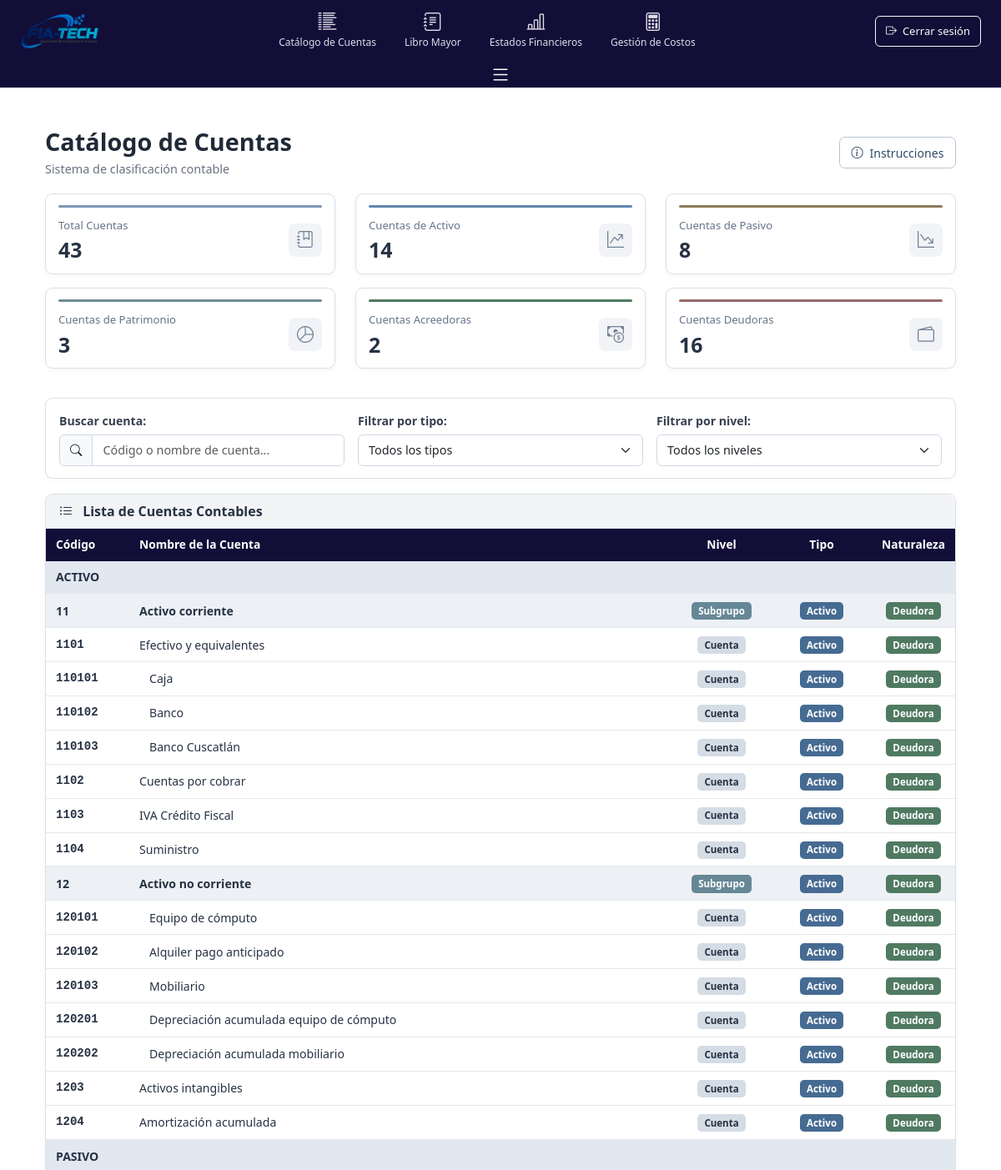
Screenshot of /fiatech_app/catalogoCuentas/ (upper part) with the database file from the repository.
### fiatech_app/models/contaGeneral.py (models this page shows, shortened)
class Cuenta(models.Model):
    TIPOS_CUENTA = [
        ('ACTIVO', 'Activo'),
        ('PASIVO', 'Pasivo'),
        ('PATRIMONIO', 'Patrimonio'),
        ('INGRESO', 'Ingreso'),
        ('GASTO', 'Gasto'),
    ]
    NIVELES = [
        (1, 'Grupo'),
        (2, 'Subgrupo'),
        (3, 'Cuenta'),
    ]
    codigo = models.CharField(max_length=10, unique=True)
    nombre = models.CharField(max_length=100)
    tipo = models.CharField(max_length=15, choices=TIPOS_CUENTA)
    nivel = models.IntegerField(choices=NIVELES, default=3)
    saldo = models.DecimalField(max_digits=15, decimal_places=2, default=0)
    cuenta_padre = models.ForeignKey('self', on_delete=models.CASCADE, null=True, blank=True, related_name='subcuentas')
    activa = models.BooleanField(default=True)
    class Meta:
        ordering = ['codigo']

### fiatech_app/views/contaGeneral.py (the view)
def catalogo_cuentas(request):
    cuentas = Cuenta.objects.all().order_by('codigo')
    cuentas_nivel = Cuenta.objects.filter(nivel=3)
    total_cuentas = cuentas_nivel.count()
    cuentas_activo = cuentas_nivel.filter(tipo='ACTIVO').count()
    cuentas_pasivo = cuentas_nivel.filter(tipo='PASIVO').count()
    cuentas_patrimonio = cuentas_nivel.filter(tipo='PATRIMONIO').count()
    cuentas_ingreso = cuentas_nivel.filter(tipo='INGRESO').count()
    cuentas_gasto = cuentas_nivel.filter(tipo='GASTO').count()
    context = {
        'cuentas': cuentas,
        'total_cuentas': total_cuentas,
        'cuentas_activo': cuentas_activo,
        'cuentas_pasivo': cuentas_pasivo,
        'cuentas_patrimonio': cuentas_patrimonio,
        'cuentas_ingreso': cuentas_ingreso,
        'cuentas_gasto': cuentas_gasto
    }
    return render(request, 'ContaGeneral/catalogoCuentas.html', context)

### fiatech_app/templates/ContaGeneral/catalogoCuentas.html (shortened to what this page needs)
{% extends 'base.html' %}
{% load static %}
{% block extra_css %}
<link href="{% static 'css2/catalogo.css' %}" rel="stylesheet">
{% endblock %}
{% block content %}
<div class="container-fluid py-4 catalogo-page">
    <div class="row mb-4">
        <div class="col-12">
            <div class="d-flex justify-content-between align-items-center">
                <div>
                    <h1 class="h3 mb-1">Catálogo de Cuentas</h1>
                    <p class="text-muted mb-0">Sistema de clasificación contable</p>
                </div>
                <div class="d-flex gap-2">
                    <button class="btn btn-outline-primary" data-bs-toggle="modal" data-bs-target="#infoModal">
                        <i class="bi bi-info-circle me-2"></i>Instrucciones
                    </button>
                </div>
            </div>
        </div>
    </div>
<div class="row mb-4 catalogo-estadisticas">
    <div class="col-md-4 mb-3">
        <div class="card catalogo-stat-card stat-total">
            <div class="card-body">
                <div class="catalogo-stat-accent"></div>
                <div class="catalogo-stat-content">
                    <div class="catalogo-stat-info">
                        <span class="catalogo-stat-label">Total Cuentas</span>
                        <h4 class="catalogo-stat-number" id="totalCuentasCatalogo">0</h4>
                    </div>
                    <div class="catalogo-stat-icon-box">
                        <i class="bi bi-journal-bookmark catalogo-stat-icon"></i>
                    </div>
                </div>
            </div>
        </div>
    </div>
    <div class="col-md-4 mb-3">
        <div class="card catalogo-stat-card stat-activo">
            <div class="card-body">
                <div class="catalogo-stat-accent"></div>
                <div class="catalogo-stat-content">
                    <div class="catalogo-stat-info">
                        <span class="catalogo-stat-label">Cuentas de Activo</span>
                        <h4 class="catalogo-stat-number">{{ cuentas_activo }}</h4>
                    </div>
                    <div class="catalogo-stat-icon-box">
                        <i class="bi bi-graph-up-arrow catalogo-stat-icon"></i>
                    </div>
                </div>
            </div>
        </div>
    </div>
    <div class="col-md-4 mb-3">
        <div class="card catalogo-stat-card stat-pasivo">
            <div class="card-body">
                <div class="catalogo-stat-accent"></div>
                <div class="catalogo-stat-content">
                    <div class="catalogo-stat-info">
                        <span class="catalogo-stat-label">Cuentas de Pasivo</span>
                        <h4 class="catalogo-stat-number">{{ cuentas_pasivo }}</h4>
                    </div>
                    <div class="catalogo-stat-icon-box">
                        <i class="bi bi-graph-down-arrow catalogo-stat-icon"></i>
                    </div>
                </div>
            </div>
        </div>
    </div>
    <div class="col-md-4 mb-3">
        <div class="card catalogo-stat-card stat-patrimonio">
            <div class="card-body">
                <div class="catalogo-stat-accent"></div>
                <div class="catalogo-stat-content">
                    <div class="catalogo-stat-info">
                        <span class="catalogo-stat-label">Cuentas de Patrimonio</span>
                        <h4 class="catalogo-stat-number">{{ cuentas_patrimonio }}</h4>
                    </div>
                    <div class="catalogo-stat-icon-box">
                        <i class="bi bi-pie-chart catalogo-stat-icon"></i>
                    </div>
                </div>
            </div>
        </div>
    </div>
        <div class="col-md-4 mb-3">
            <div class="card catalogo-stat-card stat-ingreso">
                <div class="card-body">
                    <div class="catalogo-stat-accent"></div>
                    <div class="catalogo-stat-content">
                        <div class="catalogo-stat-info">
                            <span class="catalogo-stat-label">Cuentas Acreedoras</span>
                            <h4 class="catalogo-stat-number">{{ cuentas_ingreso }}</h4>
                        </div>
                        <div class="catalogo-stat-icon-box">
                            <i class="bi bi-cash-coin catalogo-stat-icon"></i>
                        </div>
                    </div>
                </div>
            </div>
        </div>
        <div class="col-md-4 mb-3">
            <div class="card catalogo-stat-card stat-gasto">
                <div class="card-body">
                    <div class="catalogo-stat-accent"></div>
                    <div class="catalogo-stat-content">
                        <div class="catalogo-stat-info">
                            <span class="catalogo-stat-label">Cuentas Deudoras</span>
                            <h4 class="catalogo-stat-number">{{ cuentas_gasto }}</h4>
                        </div>
                        <div class="catalogo-stat-icon-box">
                            <i class="bi bi-wallet2 catalogo-stat-icon"></i>
                        </div>
                    </div>
                </div>
            </div>
        </div>
    </div>
    <div class="row mb-4">
        <div class="col-12">
            <div class="card catalogo-filtros-card">
                <div class="card-body">
                    <div class="row g-3 align-items-center">
                        <div class="col-md-4">
                            <label class="form-label">Buscar cuenta:</label>
                            <div class="input-group">
                                <span class="input-group-text"><i class="bi bi-search"></i></span>
                                <input type="text" class="form-control" id="buscarCuenta" placeholder="Código o nombre de cuenta...">
                            </div>
                        </div>
                        <div class="col-md-4">
                            <label class="form-label">Filtrar por tipo:</label>
                            <select class="form-select" id="filtroTipo">
                                <option value="">Todos los tipos</option>
                            </select>
                        </div>
                        <div class="col-md-4">
                            <label class="form-label">Filtrar por nivel:</label>
                            <select class="form-select" id="filtroNivel">
                                <option value="">Todos los niveles</option>
                            </select>
                        </div>
                    </div>
                </div>
            </div>
        </div>
    </div>
    <div class="row">
        <div class="col-12">
            <div class="card catalogo-list-card">
                <div class="card-header catalogo-list-header te">
                    <h5 class="card-title mb-0">
                        <i class="bi bi-list-ul me-2"></i>
                        Lista de Cuentas Contables
                    </h5>
                </div>
                <div class="card-body p-0">
                    <div class="table-responsive">
                        <table class="table table-hover mb-0">
                            <thead class="table-light">
                                <tr>
                                    <th width="100" class="fw-bold">Código</th>
                                    <th>Nombre de la Cuenta</th>
                                    <th width="120" class="text-center">Nivel</th>
                                    <th width="120" class="text-center">Tipo</th>
                                    <th width="100" class="text-center">Naturaleza</th>
                                </tr>
                            </thead>
                            <tbody>
                                {% for cuenta in cuentas %}
                                {% if cuenta.codigo|length == 1 %}
                                <tr class="table-primary fw-bold" data-nivel="1" data-tipo="{{ cuenta.tipo|lower }}">
                                    <td colspan="6">{{ cuenta.nombre }}</td>
                                </tr>
                                {% elif cuenta.codigo|length == 2 %}
                                <tr class="table-info" data-nivel="2" data-tipo="{{ cuenta.tipo|lower }}">
                                    <td class="fw-bold">{{ cuenta.codigo }}</td>
                                    <td class="fw-bold">{{ cuenta.nombre }}</td>
                                    <td class="text-center"><span class="badge bg-info">Subgrupo</span></td>
                                    <td class="text-center">
                                        <span class="badge
                                            {% if cuenta.tipo == 'ACTIVO' %}cuenta_activo
                                            {% elif cuenta.tipo == 'PASIVO' %}cuenta_pasivo text-white
                                            {% elif cuenta.tipo == 'PATRIMONIO' %}cuenta_patrimonio
                                            {% elif cuenta.tipo == 'INGRESO' %}cuenta_ingreso
                                            {% elif cuenta.tipo == 'GASTO' %}cuenta_gasto
                                            {% endif %}">
                                            {{ cuenta.get_tipo_display }}
                                        </span>
                                    </td>
                                    <td class="text-center">
                                        <span class="badge
                                            {% if cuenta.tipo == 'ACTIVO' or cuenta.tipo == 'GASTO' %}bg-success
                                            {% else %}bg-danger
                                            {% endif %}">
                                            {% if cuenta.tipo == 'ACTIVO' or cuenta.tipo == 'GASTO' %}Deudora
                                            {% else %}Acreedora
                                            {% endif %}
                                        </span>
                                    </td>
                                </tr>
                                {% else %}
                                <tr data-nivel="3" data-tipo="{{ cuenta.tipo|lower }}">
                                    <td class="fw-bold font-monospace">{{ cuenta.codigo }}</td>
                                    <td class="{% if cuenta.codigo|length > 4 %}ps-4{% endif %}">{{ cuenta.nombre }}</td>                                    <td class="text-center"><span class="badge level3 text-dark">Cuenta</span></td>
                                    <td class="text-center">
                                        <span class="badge
                                            {% if cuenta.tipo == 'ACTIVO' %}cuenta_activo
                                            {% elif cuenta.tipo == 'PASIVO' %}cuenta_pasivo text-white
                                            {% elif cuenta.tipo == 'PATRIMONIO' %}cuenta_patrimonio
                                            {% elif cuenta.tipo == 'INGRESO' %}cuenta_ingreso
                                            {% elif cuenta.tipo == 'GASTO' %}cuenta_gasto
                                            {% endif %}">
                                            {{ cuenta.get_tipo_display }}
                                        </span>
                                    </td>
                                    <td class="text-center">
                                        <span class="badge
                                            {% if cuenta.tipo == 'ACTIVO' or cuenta.tipo == 'GASTO' %}bg-success
                                            {% else %}bg-danger
                                            {% endif %}">
                                            {% if cuenta.tipo == 'ACTIVO' or cuenta.tipo == 'GASTO' %}Deudora
                                            {% else %}Acreedora
                                            {% endif %}
                                        </span>
                                    </td>
                                </tr>
                                {% endif %}
                                {% endfor %}
                            </tbody>
                        </table>
                    </div>
                </div>
            </div>
        </div>
    </div>
</div>
{% endblock %}

### static/css/style.css (style rules this page uses)
.table thead th { background-color: #120e38; color: white; }
.cuenta_activo { background-color: #0158da; }
.level3 { background-color: #ffee00; }

### rows the page displays
Cuenta: nombre "ACTIVO"
Cuenta: codigo "11", nombre "Activo corriente", tipo "Activo", shows "Deudora"
Cuenta: codigo "1101", nombre "Efectivo y equivalentes", tipo "Activo", shows "Deudora"
Cuenta: codigo "110101", nombre "Caja", tipo "Activo", shows "Deudora"
Cuenta: codigo "110102", nombre "Banco", tipo "Activo", shows "Deudora"
Cuenta: codigo "110103", nombre "Banco Cuscatlán", tipo "Activo", shows "Deudora"
Cuenta: codigo "1102", nombre "Cuentas por cobrar", tipo "Activo", shows "Deudora"
Cuenta: codigo "1103", nombre "IVA Crédito Fiscal", tipo "Activo", shows "Deudora"
Cuenta: codigo "1104", nombre "Suministro", tipo "Activo", shows "Deudora"
Cuenta: codigo "12", nombre "Activo no corriente", tipo "Activo", shows "Deudora"
Cuenta: codigo "120101", nombre "Equipo de cómputo", tipo "Activo", shows "Deudora"
Cuenta: codigo "120102", nombre "Alquiler pago anticipado", tipo "Activo", shows "Deudora"
Cuenta: codigo "120103", nombre "Mobiliario", tipo "Activo", shows "Deudora"
Cuenta: codigo "120201", nombre "Depreciación acumulada equipo de cómputo", tipo "Activo", shows "Deudora"
Cuenta: codigo "120202", nombre "Depreciación acumulada mobiliario", tipo "Activo", shows "Deudora"
Cuenta: codigo "1203", nombre "Activos intangibles", tipo "Activo", shows "Deudora"
Cuenta: codigo "1204", nombre "Amortización acumulada", tipo "Activo", shows "Deudora"
Cuenta: nombre "PASIVO"

### other values shown
{{ cuentas_activo }} "14"
{{ cuentas_pasivo }} "8"
{{ cuentas_patrimonio }} "3"
{{ cuentas_ingreso }} "2"
{{ cuentas_gasto }} "16"
